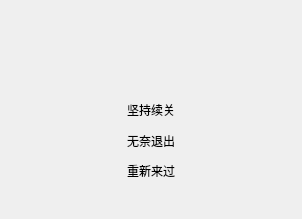
              <widget class="QWidget" name="gameoverscene">
               <layout class="QGridLayout" name="gridLayout_19" rowstretch="2,7,1,3,3,3,3" columnstretch="10,11,10">
                <item row="0" column="1">
                 <spacer name="verticalSpacer_25">
                  <property name="orientation">
                   <enum>Qt::Vertical</enum>
                  </property>
                  <property name="sizeHint" stdset="0">
                   <size>
                    <width>20</width>
                    <height>35</height>
                   </size>
                  </property>
                 </spacer>
                </item>
                <item row="1" column="0">
                 <spacer name="horizontalSpacer_19">
                  <property name="orientation">
                   <enum>Qt::Horizontal</enum>
                  </property>
                  <property name="sizeHint" stdset="0">
                   <size>
                    <width>116</width>
                    <height>20</height>
                   </size>
                  </property>
                 </spacer>
                </item>
                <item row="1" column="1">
                 <widget class="QLabel" name="gameover_title">
                  <property name="styleSheet">
                   <string notr="true">border-image: url(:/myimages/res/over_title.png);</string>
                  </property>
                  <property name="text">
                   <string/>
                  </property>
                 </widget>
                </item>
                <item row="1" column="2">
                 <spacer name="horizontalSpacer_20">
                  <property name="orientation">
                   <enum>Qt::Horizontal</enum>
                  </property>
                  <property name="sizeHint" stdset="0">
                   <size>
                    <width>116</width>
                    <height>20</height>
                   </size>
                  </property>
                 </spacer>
                </item>
                <item row="2" column="1">
                 <spacer name="verticalSpacer_26">
                  <property name="orientation">
                   <enum>Qt::Vertical</enum>
                  </property>
                  <property name="sizeHint" stdset="0">
                   <size>
                    <width>20</width>
                    <height>16</height>
                   </size>
                  </property>
                 </spacer>
                </item>
                <item row="3" column="1">
                 <widget class="OptionLabel" name="over_continue_label">
                  <property name="focusPolicy">
                   <enum>Qt::TabFocus</enum>
                  </property>
                  <property name="text">
                   <string>坚持续关</string>
                  </property>
                  <property name="alignment">
                   <set>Qt::AlignCenter</set>
                  </property>
                 </widget>
                </item>
                <item row="4" column="1">
                 <widget class="OptionLabel" name="over_esc_label">
                  <property name="focusPolicy">
                   <enum>Qt::TabFocus</enum>
                  </property>
                  <property name="text">
                   <string>无奈退出</string>
                  </property>
                  <property name="alignment">
                   <set>Qt::AlignCenter</set>
                  </property>
                 </widget>
                </item>
                <item row="5" column="1">
                 <widget class="OptionLabel" name="over_restart_label">
                  <property name="focusPolicy">
                   <enum>Qt::TabFocus</enum>
                  </property>
                  <property name="text">
                   <string>重新来过</string>
                  </property>
                  <property name="alignment">
                   <set>Qt::AlignCenter</set>
                  </property>
                 </widget>
                </item>
                <item row="6" column="1">
                 <spacer name="verticalSpacer_27">
                  <property name="orientation">
                   <enum>Qt::Vertical</enum>
                  </property>
                  <property name="sizeHint" stdset="0">
                   <size>
                    <width>20</width>
                    <height>54</height>
                   </size>
                  </property>
                 </spacer>
                </item>
               </layout>
              </widget>
